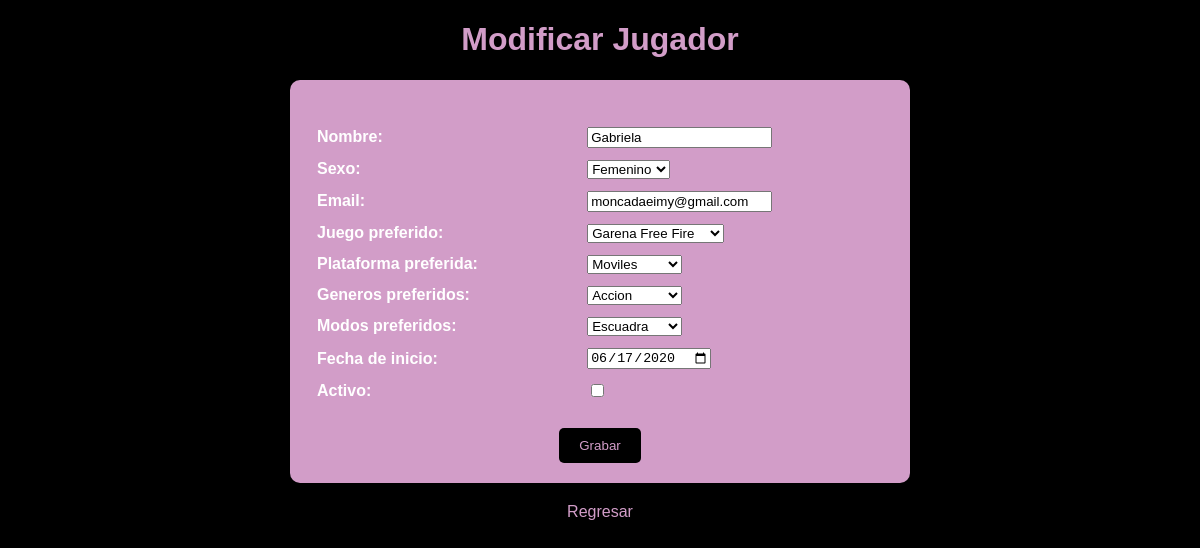
Screenshot of /modificar_jugador/10/ with the database file from the repository.
### jugadores/models.py (models this page shows, shortened)
class Jugador(models.Model):
    sexo = [
        ("M", "Masculino"),
        ("F", "Femenino")
    ]
    nombre = models.CharField(max_length=50)
    sexo = models.CharField(max_length=1, choices=sexo, null=True)
    Email = models.CharField(max_length=50)
    activo = models.BooleanField(default=True)
    fecha_de_inicio = models.DateField(null=True)
    modos_preferidos = models.ForeignKey(Modo, on_delete=models.SET_NULL, null=True)
    generos_preferidos = models.ForeignKey(GeneroJuego, on_delete=models.SET_NULL, null=True)
    plataforma_preferida = models.ForeignKey(Plataforma, on_delete=models.SET_NULL, null=True)
    juego_preferido = models.ForeignKey(Juego, on_delete=models.SET_NULL, null=True)

### jugadores/views.py (the view)
# urls.py: path('modificar_jugador/<int:jugador_id>/', modificar_jugador, name='modificar_jugador'),
def modificar_jugador(request, jugador_id):
    pagina = loader.get_template('modificar_jugador.html')
    jugador = get_object_or_404(Jugador, pk=jugador_id)
    if request.method == 'GET':
        formulario = JugadorFormulario(instance=jugador)
    elif request.method == 'POST':
        formulario = JugadorFormulario(request.POST, instance=jugador)
        if formulario.is_valid():
            formulario.save()
            return redirect('jugadores')
    datos = {'formulario': formulario}
    return HttpResponse(pagina.render(datos, request))

### jugadores/forms.py
class JugadorFormulario(forms.ModelForm):
    class Meta:
        model = Jugador
        fields = (
            'nombre', 'sexo', 'Email', 'juego_preferido', 'plataforma_preferida', 'generos_preferidos',
            'modos_preferidos',
            'fecha_de_inicio', 'activo')
        widgets = {
            'Email': forms.EmailInput(attrs={'type': 'email'}),
            'fecha_de_inicio': forms.DateInput(attrs={'type': 'date'}),
        }

### jugadores/models.py (called while the page is built)
    def __str__(self):
        return self.nombre

    def __str__(self):
        return self.nombre

    def __str__(self):
        return self.nombre

    def __str__(self):
        return self.nombre

### jugadores/templates/modificar_jugador.html (shortened to what this page needs)
<!DOCTYPE html>
<html lang="en">
<head>
</head>
<body>
    <h1>Modificar Jugador</h1>
    <form method="POST">
        <table>
            {% for field in formulario %}
                <tr>
                    <th>{{ field.label_tag }}</th>
                    <td>{{ field }}</td>
                </tr>
            {% endfor %}
        </table>
        <input type="submit" value="Grabar">
    </form>
    <a href="{% url 'jugadores' %}">Regresar</a>
</body>
</html>

### jugadores/templates/modificar_jugador.html (style rules this page uses)
body { background-color: #000000; color: #ffffff; font-family: Arial, sans-serif; margin: 20px; }
h1 { color: #d29dc8; text-align: center; }
form { width: 50%; margin: 20px auto; padding: 20px; background-color: #d29dc8; border-radius: 10px; }
table { width: 100%; margin-top: 20px; color: #ffffff; }
th, td { padding: 5px; text-align: left; }
input[type="submit"] { background-color: #000000; color: #d29dc8; padding: 10px 20px; border: none; border-radius: 5px; cursor: pointer; display: block; margin: 0 auto; margin-top: 20px; }
a { display: block; margin-top: 10px; color: #d29dc8; text-decoration: none; text-align: center; }

### rows the page displays
Jugador: formulario "Gabriela" "Femenino" "moncadaeimy@gmail.com" "Garena Free Fire" "Moviles" "Accion" "Escuadra" "06/17/2020"

### other values shown
{{ field.label_tag }} "Nombre:" "Sexo:" "Email:" "Juego preferido:" "Plataforma preferida:" "Generos preferidos:" "Modos preferidos:" "Fecha de inicio:" "Activo:"
